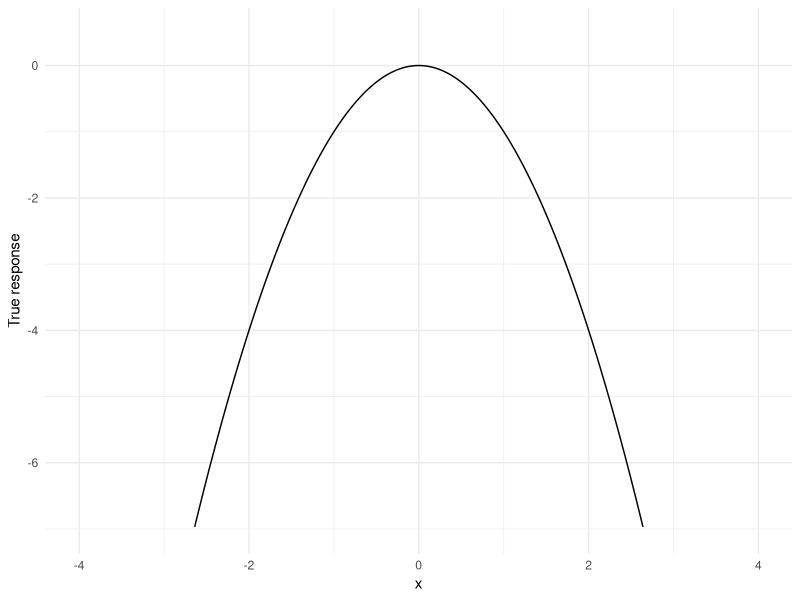
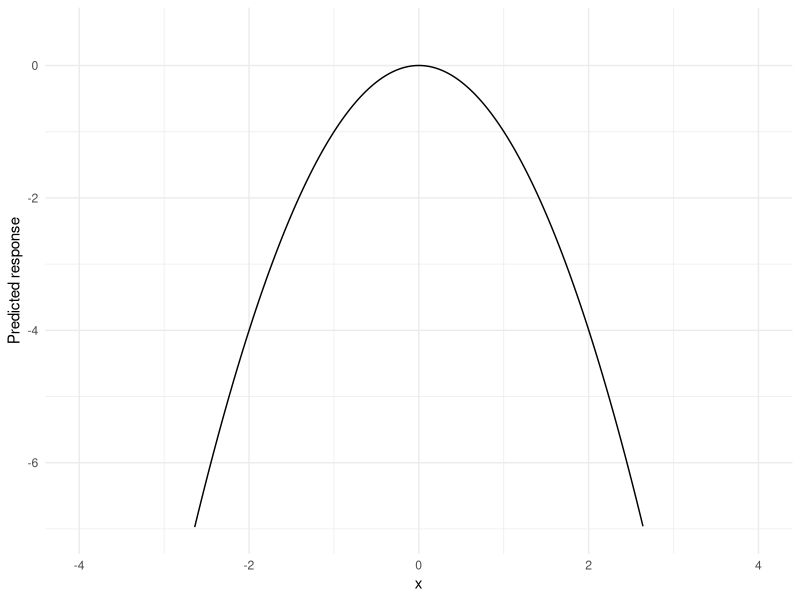
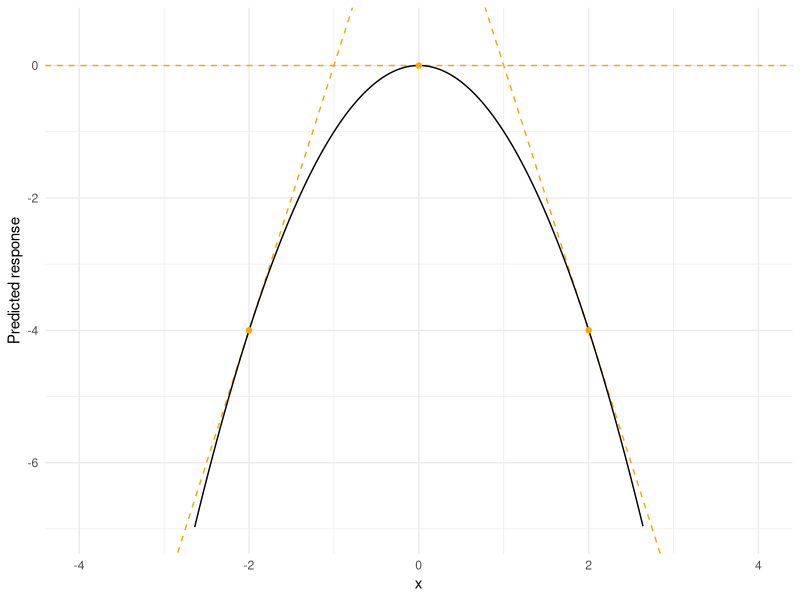

The R script that drew these images, in order: (Note: this script raises an error after producing the figures.)
## ---- chunk 1
knitr::opts_chunk$set(
  collapse = TRUE,
  fig.width = 6,
  fig.asp = .4,
  warning = FALSE,
  message = FALSE,
  comment = "#>"
)

library(marginaleffects)
library(patchwork)
library(ggplot2)

theme_set(theme_minimal())
## ---- chunk 2
x <- seq(-4, 4, .01)
y <- -x^2 
dat <- data.frame(x, y)
ggplot(dat, aes(x, y)) + 
    geom_line() +
    labs(y = "True response") +
    xlim(c(-4, 4)) +
    ylim(c(-7, 0.5))
## ---- chunk 3
N <- 1e5
x <- runif(N, -4, 4)
e <- rnorm(N)
y <- -x^2 + e
dat <- data.frame(y, x)

mod <- lm(y ~ x + I(x^2))
## ---- chunk 4
nd <- data.frame(x = seq(-4, 4, .01))
nd$predicted_response <- predict(mod, newdata = nd)

ggplot(nd, aes(x, predicted_response)) + 
      geom_line() + 
      labs(y = "Predicted response") +
      xlim(c(-4, 4)) +
      ylim(c(-7, 0.5))
## ---- chunk 5
p1 <- ggplot(nd, aes(x, predicted_response)) + 
      xlim(c(-4, 4)) +
      ylim(c(-7, 0.5)) +
      labs(y = "Predicted response") +
      geom_abline(slope = 4, intercept = 4, color = "orange", linetype = "dashed") +
      geom_abline(slope = 0, intercept = 0, color = "orange", linetype = "dashed") +
      geom_abline(slope = -4, intercept = 4, color = "orange", linetype = "dashed") +
      geom_line() +
      annotate("point", x = -2, y = -4, colour = "orange") +
      annotate("point", x = 0, y = 0, colour = "orange") +
      annotate("point", x = 2, y = -4, colour = "orange")
p1
## ---- chunk 6
library(marginaleffects)

marginaleffects(mod, newdata = typical(x = c(-2, 0, 2)))
## ---- chunk 7
plot_cme(mod, effect = "x", condition = "x") + xlim(-4, 4)
## ---- chunk 8
mod <- lm(mpg ~ hp + factor(cyl), data = mtcars)

marginaleffects(mod) |> head()
## ---- chunk 9
typical(cyl = c(4, 6, 8), model = mod)
## ---- chunk 10
emm <- marginaleffects(mod, newdata = typical(cyl = c(4, 6, 8)))$predicted_response
emm <- paste(sprintf("%.1f", emm), collapse = ", ")
## ---- chunk 11
marginaleffects(mod, newdata = typical(cyl = c(4, 6, 8)))
## ---- chunk 12
library(emmeans)
emmeans(mod, specs = "cyl")
## ---- chunk 13


mod <- lm(log(conc) ~ source + factor(percent), data = pigs)

mod <- emmeans(pigs.rg, "source")


pigs.lm1 <- lm(log(conc) ~ source + factor(percent), data = pigs)
pigs.rg <- ref_grid(pigs.lm1)
pigs.emm.s <- emmeans(pigs.rg, "source")


marginaleffects(mod, newdata = typical(source = c("fish", "soy", "skim"), model = mod),
                prediction_type = "response")
